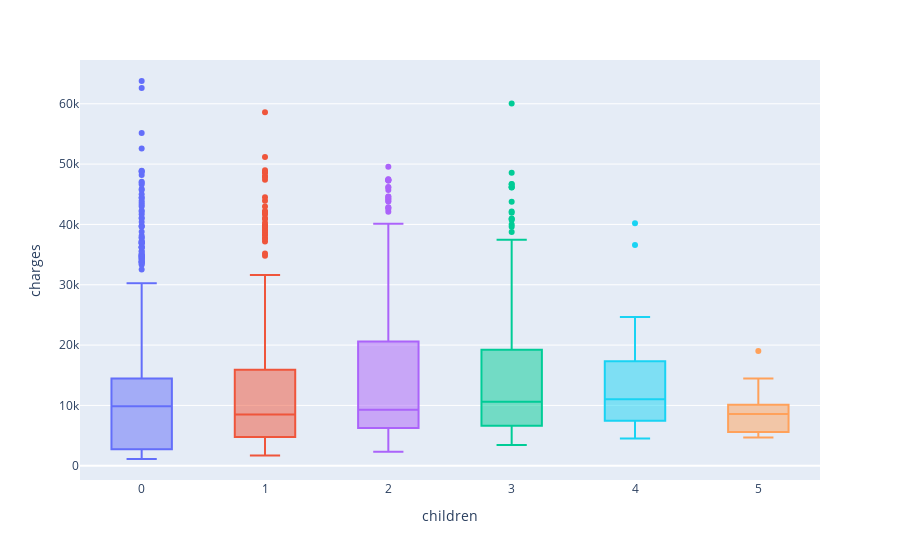

Notebook code for this chart:
### Markdown cell above
#### 2.6 Children

### Code cell
# impact of children on charges
fig = px.box(df, x='children', y='charges', color='children')
fig.update_layout(showlegend=False)
fig.show()

### Figure 1 — Plotly figure (JSON) as saved in the notebook; plotly's stock layout.template omitted (floating-point values rounded to 4 significant figures; data arrays with more than 128 entries replaced by an {"elided": "..."} marker saying what was removed)
{"data": [{"alignmentgroup": "True", "hovertemplate": "children=%{x}<br>charges=%{y}<extra></extra>", "legendgroup": "0", "marker": {"color": "#636efa"}, "name": "0", "notched": false, "offsetgroup": "0", "orientation": "v", "showlegend": true, "type": "box", "x": {"elided": "574 int values"}, "x0": " ", "xaxis": "x", "y": {"elided": "574 float values"}, "y0": " ", "yaxis": "y"}, {"alignmentgroup": "True", "hovertemplate": "children=%{x}<br>charges=%{y}<extra></extra>", "legendgroup": "1", "marker": {"color": "#EF553B"}, "name": "1", "notched": false, "offsetgroup": "1", "orientation": "v", "showlegend": true, "type": "box", "x": {"elided": "324 int values"}, "x0": " ", "xaxis": "x", "y": {"elided": "324 float values"}, "y0": " ", "yaxis": "y"}, {"alignmentgroup": "True", "hovertemplate": "children=%{x}<br>charges=%{y}<extra></extra>", "legendgroup": "3", "marker": {"color": "#00cc96"}, "name": "3", "notched": false, "offsetgroup": "3", "orientation": "v", "showlegend": true, "type": "box", "x": {"elided": "157 int values"}, "x0": " ", "xaxis": "x", "y": {"elided": "157 float values"}, "y0": " ", "yaxis": "y"}, {"alignmentgroup": "True", "hovertemplate": "children=%{x}<br>charges=%{y}<extra></extra>", "legendgroup": "2", "marker": {"color": "#ab63fa"}, "name": "2", "notched": false, "offsetgroup": "2", "orientation": "v", "showlegend": true, "type": "box", "x": {"elided": "240 int values"}, "x0": " ", "xaxis": "x", "y": {"elided": "240 float values"}, "y0": " ", "yaxis": "y"}, {"alignmentgroup": "True", "hovertemplate": "children=%{x}<br>charges=%{y}<extra></extra>", "legendgroup": "5", "marker": {"color": "#FFA15A"}, "name": "5", "notched": false, "offsetgroup": "5", "orientation": "v", "showlegend": true, "type": "box", "x": [5, 5, 5, 5, 5, 5, 5, 5, 5, 5, 5, 5, 5, 5, 5, 5, 5, 5], "x0": " ", "xaxis": "x", "y": [4688.0, 6799.0, 4831.0, 5080.0, 9789.0, 12590.0, 11550.0, 6666.0, 6654.0, 10100.0, 8966.0, 8597.0, 4915.0, 19020.0, 9222.0, 8582.0, 5615.0, 14480.0], "y0": " ", "yaxis": "y"}, {"alignmentgroup": "True", "hovertemplate": "children=%{x}<br>charges=%{y}<extra></extra>", "legendgroup": "4", "marker": {"color": "#19d3f3"}, "name": "4", "notched": false, "offsetgroup": "4", "orientation": "v", "showlegend": true, "type": "box", "x": [4, 4, 4, 4, 4, 4, 4, 4, 4, 4, 4, 4, 4, 4, 4, 4, 4, 4, 4, 4, 4, 4, 4, 4, 4], "x0": " ", "xaxis": "x", "y": [4505.0, 11030.0, 10410.0, 8163.0, 11520.0, 24670.0, 10980.0, 10740.0, 7512.0, 17940.0, 40180.0, 12950.0, 14390.0, 17130.0, 4878.0, 7244.0, 36580.0, 5709.0, 11300.0, 4561.0, 11020.0, 6059.0, 15830.0, 21470.0, 19500.0], "y0": " ", "yaxis": "y"}], "layout": {"boxmode": "overlay", "legend": {"title": {"text": "children"}, "tracegroupgap": 0}, "margin": {"t": 60}, "showlegend": false, "xaxis": {"anchor": "y", "categoryarray": [0, 1, 3, 2, 5, 4], "categoryorder": "array", "domain": [0, 1], "title": {"text": "children"}}, "yaxis": {"anchor": "x", "domain": [0, 1], "title": {"text": "charges"}}}}
